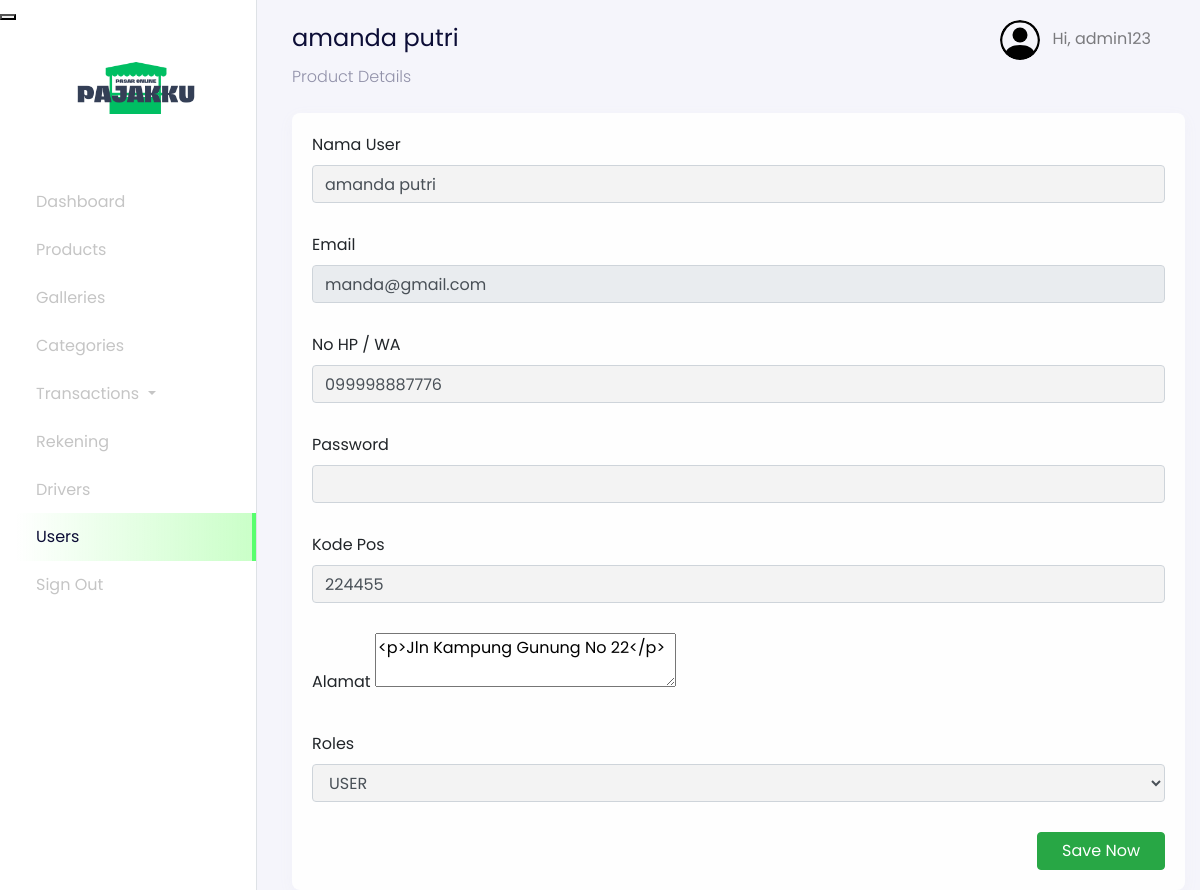
Page /admin/?page=users-details&id=3 (signed in) on the committed database.
### tables this page shows
CREATE TABLE `users` (
  `id_user` int NOT NULL,
  `name` varchar(255) NOT NULL,
  `email` varchar(255) NOT NULL,
  `password` varchar(255) NOT NULL,
  `address` text,
  `phone_number` varchar(255) NOT NULL,
  `postal_code` varchar(191) NOT NULL,
  `roles` varchar(255) NOT NULL
);

### config/config.php (called while the page is built, shortened)
<?php
$host = 'localhost';
$user = 'root';
$password = '';
$dbname = 'pajakku';
$conn = mysqli_connect($host, $user, $password, $dbname);
function query($query)
{
    global $conn;
    $result = mysqli_query($conn, $query);
    $rows = [];
    while ($row = mysqli_fetch_assoc($result)) {
        $rows[] = $row;
    }
    return $rows;
}
?>

### admin/users/dashboard-users-details.php (the view, shortened to what this page needs)
<?php
$id = $_GET["id"];
$users = query("SELECT * FROM users WHERE id_user = $id")[0];
?>
<nav
  class="navbar navbar-expand-lg navbar-light navbar-store fixed-top"
  data-aos="fade-down"
>
  <div class="container-fluid">
    <div class="collpase navbar-collapse" id="navbarResponsive">
      <ul class="navbar-nav d-none d-lg-flex ml-auto">
        <li class="nav-item dropdown">
          <a
            href="#"
            class="nav-link"
            id="navbarDropdown"
            role="button"
            data-toggle="dropdown"
          >
          <img
              src="../assets/images/person-circle.svg"
              alt="profile"
              height="40px"
              class="rounded-circle mr-2 profile-picture"
            />
            <?php
              $id_user = $_SESSION['user'];
              $user = query("SELECT * FROM users WHERE id_user = $id_user")[0];
            ?>
            Hi, <?= $user["name"]; ?>
          </a>
        </li>
      </ul>
    </div>
  </div>
</nav>
<div
  class="section-content section-dashboard-home"
  data-aos="fade-up"
>
  <div class="container-fluid">
    <div class="dashboard-heading">
      <h2 class="dashboard-title"><?= $users["name"]; ?></h2>
      <p class="dashboard-subtitle">Product Details</p>
    </div>
    <div class="dashboard-content">
      <div class="row">
        <div class="col-12 mt-2">
          <form action="" method="POST">
            <div class="card">
              <div class="card-body">
                  <div class="row">
                    <div class="col-md-12">
                      <div class="form-group">
                        <label for="name">Nama User</label>
                        <input
                          type="text"
                          name="name"
                          id="name"
                          class="form-control"
                          value="<?= $users["name"]; ?>"
                          required
                        />
                      </div>
                    </div>
                    <div class="col-md-12">
                      <div class="form-group">
                        <label for="email">Email</label>
                        <input
                          type="text"
                          name="email"
                          id="email"
                          class="form-control"
                          value="<?= $users["email"]; ?>"
                          readonly
                        />
                      </div>
                    </div>
                    <div class="col-md-12">
                      <div class="form-group">
                        <label for="phone_number">No HP / WA</label>
                        <input
                          type="number"
                          name="phone_number"
                          id="phone_number"
                          class="form-control"
                          value="<?= $users["phone_number"]; ?>"
                          required
                        />
                      </div>
                    </div>
                    <div class="col-md-12">
                      <div class="form-group">
                        <label for="password">Password</label>
                        <input
                          type="password"
                          name="password"
                          id="password"
                          class="form-control"
                        />
                      </div>
                    </div>
                    <div class="col-md-12">
                      <div class="form-group">
                        <label for="code">Kode Pos</label>
                        <input
                          type="text"
                          name="code"
                          id="code"
                          class="form-control"
                          value="<?= $users["postal_code"]; ?>"
                        />
                      </div>
                    </div>
                    <div class="col-md-12">
                      <div class="form-group">
                        <label>Alamat</label>
                        <textarea name="alamat" id="editor" required><?= $users["address"]; ?></textarea>
                      </div>
                    </div>
                    <div class="col-md-12">
                      <div class="form-group">
                        <label for="roles">Roles</label>
                        <select name="roles" id="roles" class="form-control" required>
                          <option value="<?= $users["roles"]; ?>" selected><?= $users["roles"]; ?></option>
                        </select>
                      </div>
                    </div>
                  </div>
                  <div class="row">
                    <div class="col-12 text-right">
                      <button
                        type="submit"
                        name="updateUser"
                        class="btn btn-success px-4"
                      >
                        Save Now
                      </button>
                    </div>
                  </div>
              </div>
            </div>
          </form>
        </div>
      </div>
    </div>
  </div>
</div>

### rows in the picture
users: name "admin123"
users: name "amanda putri", email "manda@gmail.com", phone_number "099998887776", code "224455", alamat "<p>Jln Kampung Gunung No 22</p>", roles "USER"
